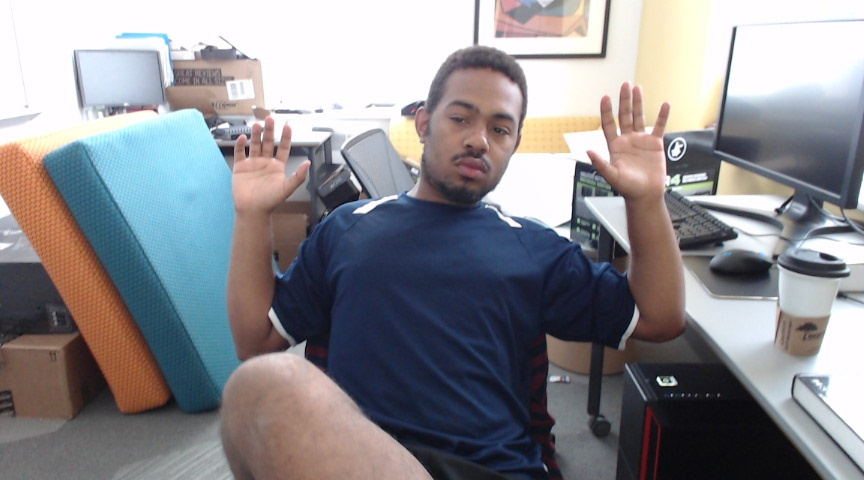
#> input picture convex/1/working/test.jpg, 864 x 480 px
$ python -i motion_detector.py   (imports and definitions only)
#> lines starting #> are read from the running program, lines starting #| are printed output that depends on the picture
#> further down, picture is the input picture: shape (480, 864, 3); mean B, G, R 142.5, 138, 138.9
import cv2
import numpy as np


class MotionDetector(object):
    def __init__(self, history_count=1, learning_rate=0.05):
        self.frame_count = 0
        self.init_history_count = history_count
        self.history_done = False
        self.learning_rate = learning_rate

    def is_history_done(self):
        return self.history_done

    def apply(self, frame):
        self.__prepare_frame(frame)
        self.__prepare_base()
        return self.__apply_to_base()

    def __prepare_frame(self, frame):
        frame_copy = frame.copy()
        gray_frame = cv2.cvtColor(frame_copy, cv2.COLOR_BGR2GRAY)
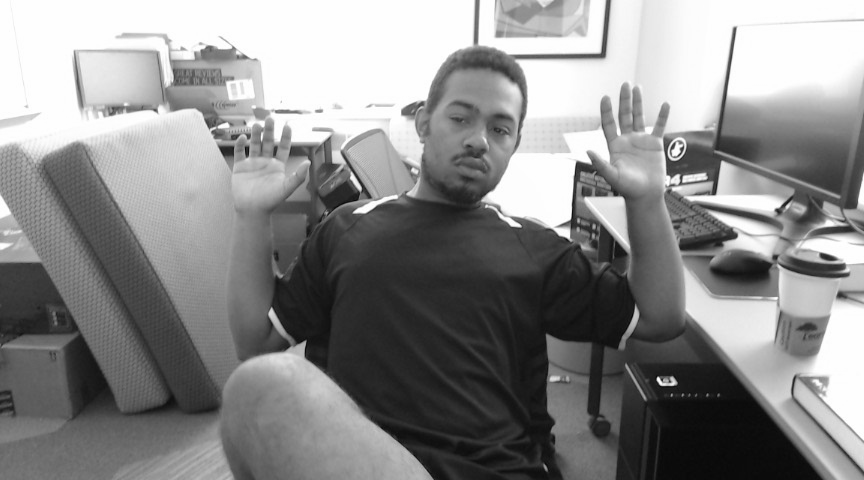
#> gray_frame: shape (480, 864); min 7, max 255, mean 138.8
        blurred_frame = cv2.GaussianBlur(gray_frame, (11, 11), 0)  # heavy blur
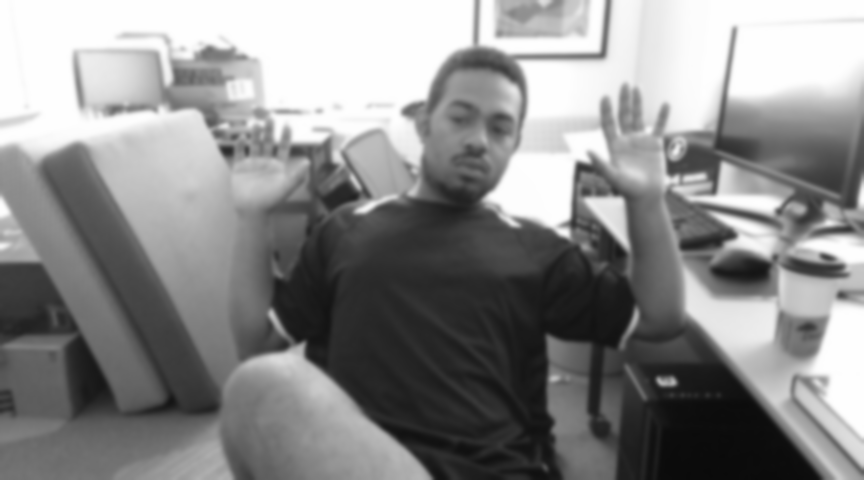
#> blurred_frame: shape (480, 864); min 10, max 254, mean 138.8
        self.prepped_frame = blurred_frame

    def __prepare_base(self):
        try:
            self.base
        except AttributeError:
            self.base = np.float32(self.prepped_frame.copy())  # is copy needed?

    def __apply_to_base(self):
        cv2.accumulateWeighted(self.prepped_frame, self.base, self.learning_rate)
        motion_mask = np.uint8(cv2.absdiff(self.base, np.float32(self.prepped_frame)))
#> motion_mask: shape (480, 864); every value is 0
        return motion_mask

    def fill_history(self, frame):
        self.__prepare_frame(frame)
        self.__prepare_base()
        if self.frame_count < self.init_history_count:
            cv2.accumulateWeighted(self.prepped_frame, self.base, 0.5)
            self.frame_count += 1
        else:
            self.history_done = True

>>> import cv2
>>> picture = cv2.imread('../../../../convex/1/working/test.jpg')
>>> result = MotionDetector().apply(picture)

$ run again, on convex/1/working/left.jpg
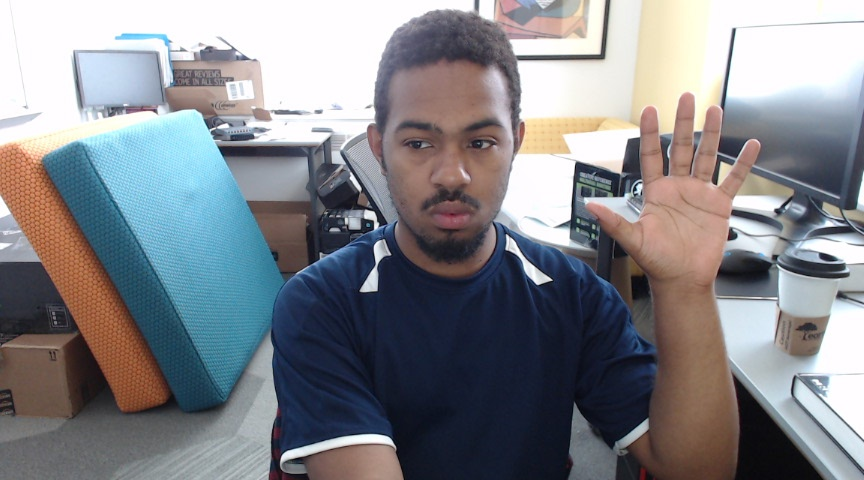
#> input picture convex/1/working/left.jpg, 864 x 480 px
#> picture is the input picture: shape (480, 864, 3); mean B, G, R 138.1, 133, 131.7
#> in __prepare_frame, `gray_frame = cv2.cvtColor(frame_copy, cv2.COLOR_BGR2GRAY)`:
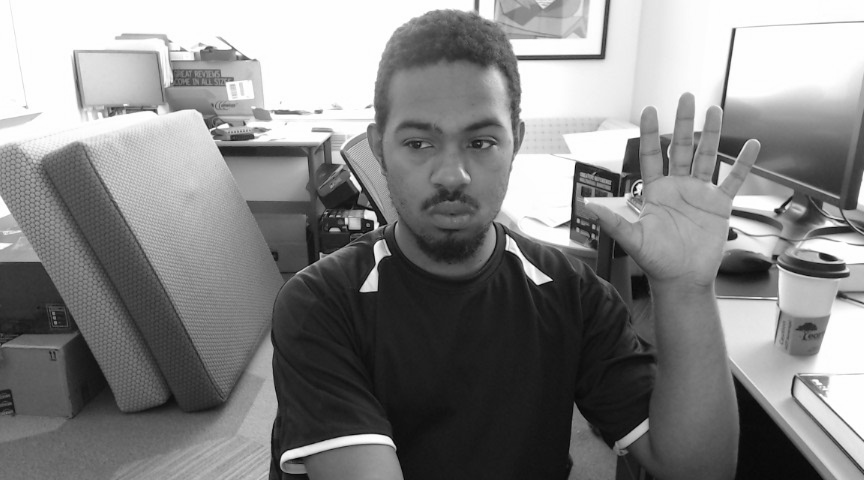
#> gray_frame: shape (480, 864); min 1, max 255, mean 133.2
#> in __prepare_frame, `blurred_frame = cv2.GaussianBlur(gray_frame, (11, 11), 0)`:
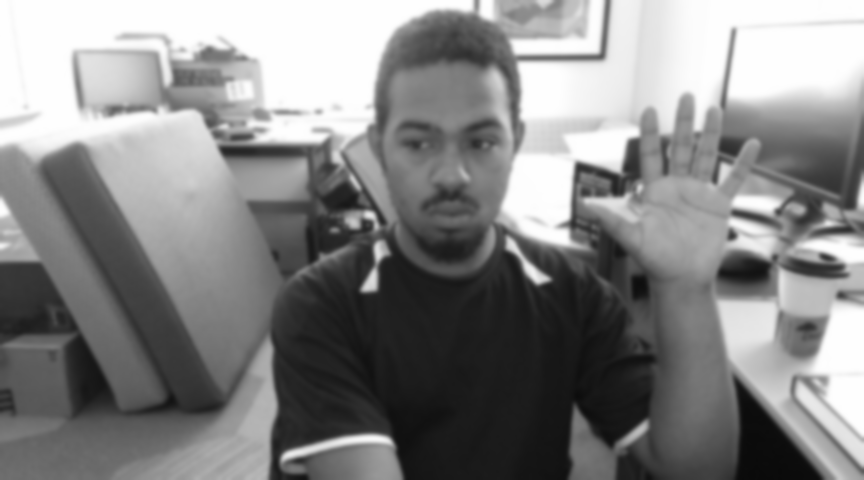
#> blurred_frame: shape (480, 864); min 10, max 254, mean 133.2
#> motion_mask: shape (480, 864); every value is 0

$ run again, on convex/1/working/right.jpg
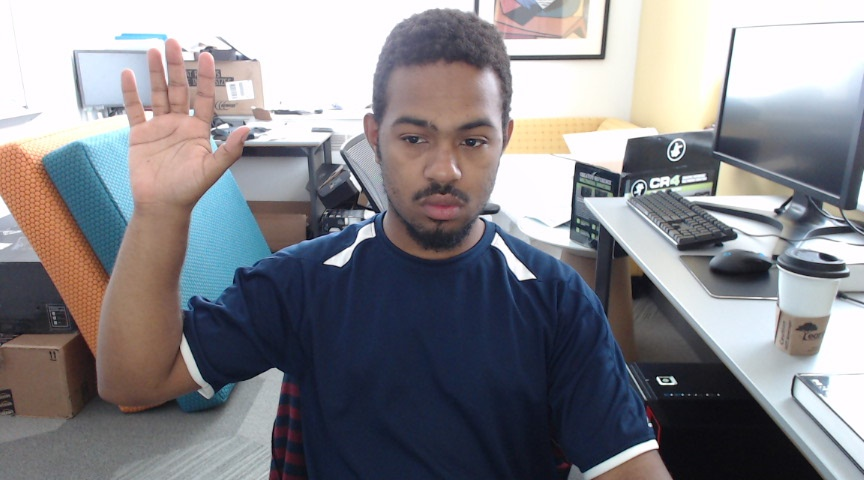
#> input picture convex/1/working/right.jpg, 864 x 480 px
#> picture is the input picture: shape (480, 864, 3); mean B, G, R 138.6, 133.7, 134.8
#> in __prepare_frame, `gray_frame = cv2.cvtColor(frame_copy, cv2.COLOR_BGR2GRAY)`:
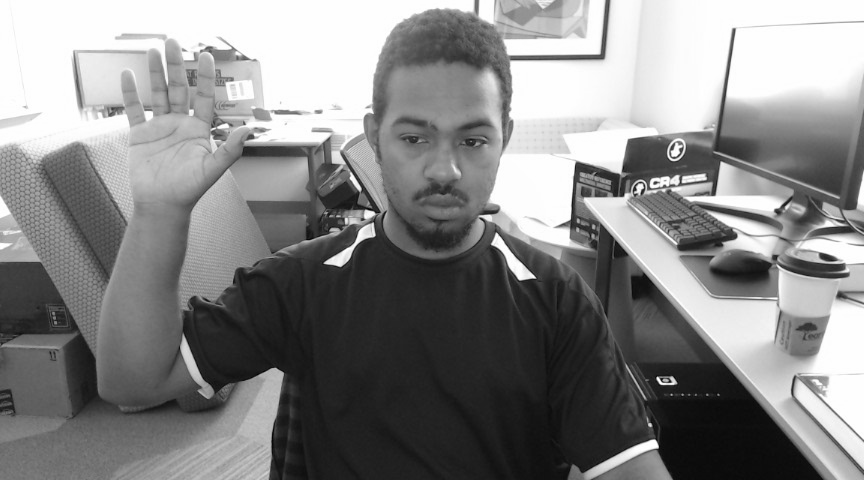
#> gray_frame: shape (480, 864); min 2, max 255, mean 134.6
#> in __prepare_frame, `blurred_frame = cv2.GaussianBlur(gray_frame, (11, 11), 0)`:
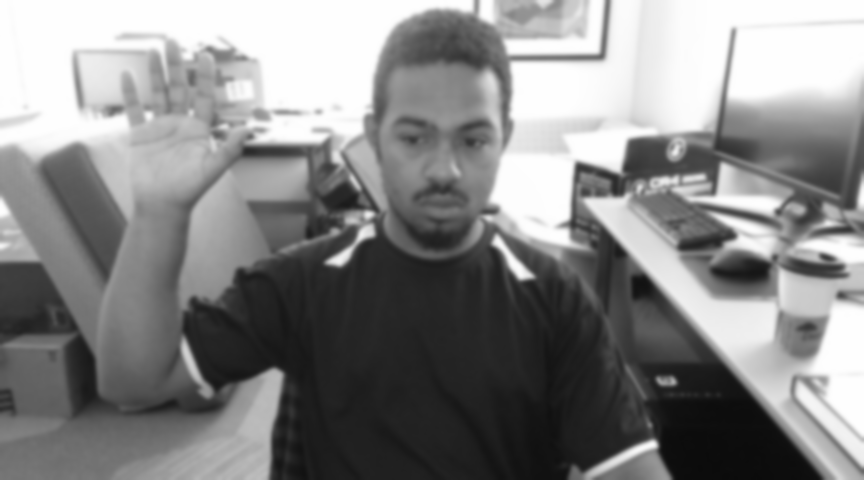
#> blurred_frame: shape (480, 864); min 11, max 254, mean 134.6
#> motion_mask: shape (480, 864); every value is 0
